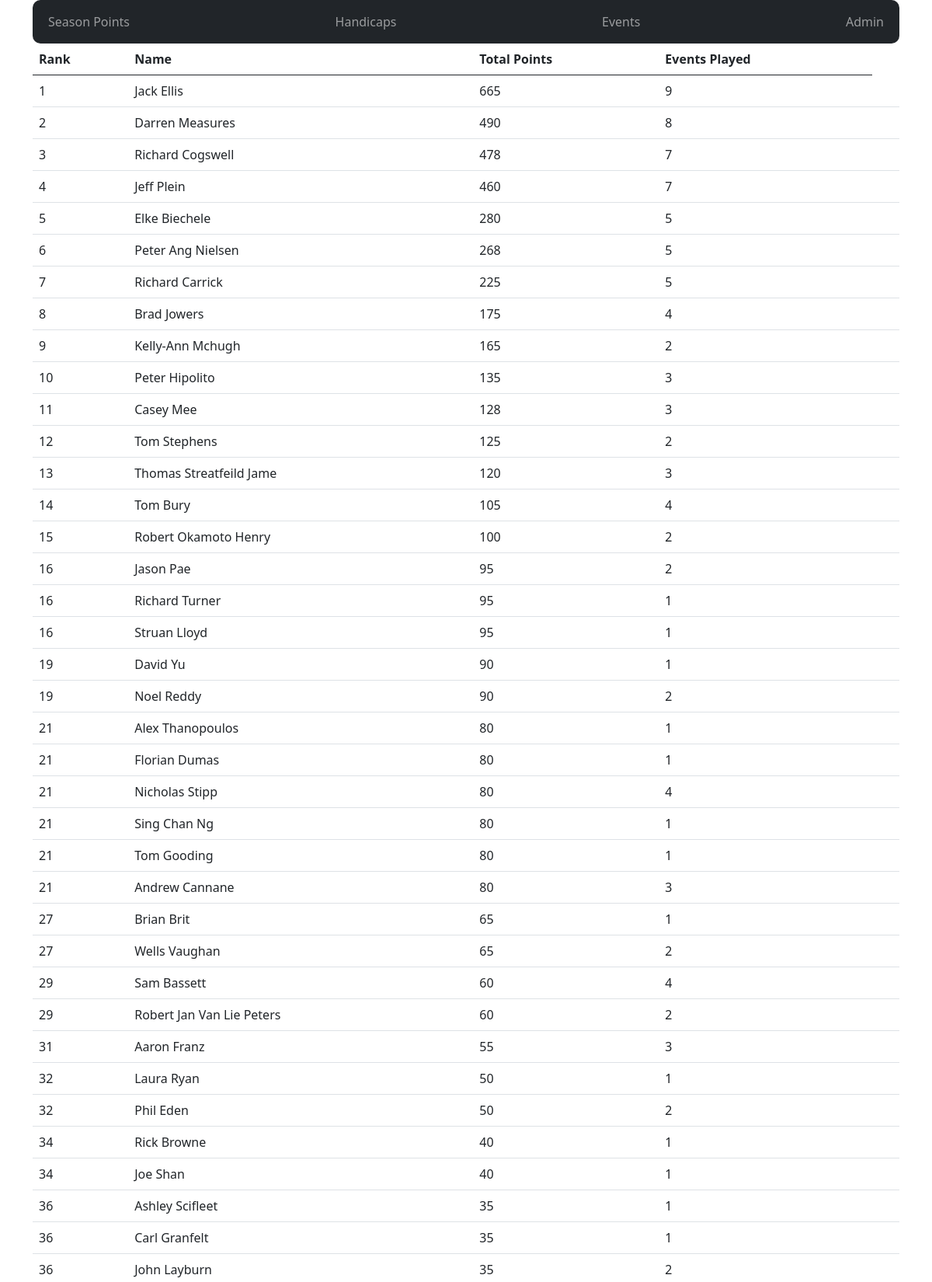
Screenshot of /season_points/ (upper part) with the database file from the repository.
### golf_league/models.py (models this page shows, shortened)
class LeaguePlayer(models.Model):
    first_name = models.CharField(max_length=200,null=True, blank=True)
    last_name = models.CharField(max_length=200,null=True, blank=True)
    gender = models.CharField(max_length=1,choices=[("M","Male"),("F","Female")])

### golf_league/views.py (the view)
# urls.py: path("season_points/", views.SeasonPoints_ListView.as_view(), name = 'season_points'),
class SeasonPoints_ListView(View):
    template_name = 'golf_league/season_points.html'
    def get(self, request):
        playedrounds = PlayedRound.objects.filter(event_player__league_event__leagueseason__name = '2025').values('event_player__golfer','event_player__golfer__first_name','event_player__golfer__last_name').annotate(coconut_pts=Sum('coconut_pts')).annotate(event_count=Count('event_player__league_event')).order_by('-coconut_pts')
        temp_list = [x['coconut_pts'] for x in playedrounds]
        for record in playedrounds:
            record["rank"] = temp_list.index(record['coconut_pts'])+1
        ctx = {'rounds': playedrounds}
        return render(request, self.template_name, ctx)

### golf_league/templates/golf_league/season_points.html
{% extends 'base_menu.html' %}
{% block content %}
<table class="table">
  <thead>
    <tr>
      <th scope="col">Rank</th>
      <th scope="col">Name</th>
      <th scope="col">Total Points</th>
      <th scope="col">Events Played</th>
    </tr>
  </thead>
  <tbody>
    {% for golfer in rounds %}
      <tr>
        <td>{{ golfer.rank }}</td>
        <td>{{ golfer.event_player__golfer__first_name }} {{ golfer.event_player__golfer__last_name }}</td>
        <td>{{ golfer.coconut_pts }}</td>
        <td>{{ golfer.event_count }}</td>
        <td>{{ players.golfer.event_player__golfer }}</td>
      </tr>
    {% endfor %}
  </tbody>
</table>
{% endblock %}

### rows the page displays
LeaguePlayer: rank "1", event_player__golfer__first_name "Jack", event_player__golfer__last_name "Ellis", coconut_pts "665", event_count "9"
LeaguePlayer: rank "2", event_player__golfer__first_name "Darren", event_player__golfer__last_name "Measures", coconut_pts "490", event_count "8"
LeaguePlayer: rank "3", event_player__golfer__first_name "Richard", event_player__golfer__last_name "Cogswell", coconut_pts "478", event_count "7"
LeaguePlayer: rank "4", event_player__golfer__first_name "Jeff", event_player__golfer__last_name "Plein", coconut_pts "460", event_count "7"
LeaguePlayer: rank "5", event_player__golfer__first_name "Elke", event_player__golfer__last_name "Biechele", coconut_pts "280", event_count "5"
LeaguePlayer: rank "6", event_player__golfer__first_name "Peter", event_player__golfer__last_name "Ang Nielsen", coconut_pts "268", event_count "5"
LeaguePlayer: rank "7", event_player__golfer__first_name "Richard", event_player__golfer__last_name "Carrick", coconut_pts "225", event_count "5"
LeaguePlayer: rank "8", event_player__golfer__first_name "Brad", event_player__golfer__last_name "Jowers", coconut_pts "175", event_count "4"
LeaguePlayer: rank "9", event_player__golfer__first_name "Kelly-Ann", event_player__golfer__last_name "Mchugh", coconut_pts "165", event_count "2"
LeaguePlayer: rank "10", event_player__golfer__first_name "Peter", event_player__golfer__last_name "Hipolito", coconut_pts "135", event_count "3"
LeaguePlayer: rank "11", event_player__golfer__first_name "Casey", event_player__golfer__last_name "Mee", coconut_pts "128", event_count "3"
LeaguePlayer: rank "12", event_player__golfer__first_name "Tom", event_player__golfer__last_name "Stephens", coconut_pts "125", event_count "2"
LeaguePlayer: rank "13", event_player__golfer__first_name "Thomas", event_player__golfer__last_name "Streatfeild Jame", coconut_pts "120", event_count "3"
LeaguePlayer: rank "14", event_player__golfer__first_name "Tom", event_player__golfer__last_name "Bury", coconut_pts "105", event_count "4"
LeaguePlayer: rank "15", event_player__golfer__first_name "Robert", event_player__golfer__last_name "Okamoto Henry", coconut_pts "100", event_count "2"
LeaguePlayer: rank "16", event_player__golfer__first_name "Jason", event_player__golfer__last_name "Pae", coconut_pts "95", event_count "2"
LeaguePlayer: rank "16", event_player__golfer__first_name "Richard", event_player__golfer__last_name "Turner", coconut_pts "95", event_count "1"
LeaguePlayer: rank "16", event_player__golfer__first_name "Struan", event_player__golfer__last_name "Lloyd", coconut_pts "95", event_count "1"
LeaguePlayer: rank "19", event_player__golfer__first_name "David", event_player__golfer__last_name "Yu", coconut_pts "90", event_count "1"
LeaguePlayer: rank "19", event_player__golfer__first_name "Noel", event_player__golfer__last_name "Reddy", coconut_pts "90", event_count "2"
LeaguePlayer: rank "21", event_player__golfer__first_name "Alex", event_player__golfer__last_name "Thanopoulos", coconut_pts "80", event_count "1"
LeaguePlayer: rank "21", event_player__golfer__first_name "Florian", event_player__golfer__last_name "Dumas", coconut_pts "80", event_count "1"
LeaguePlayer: rank "21", event_player__golfer__first_name "Nicholas", event_player__golfer__last_name "Stipp", coconut_pts "80", event_count "4"
LeaguePlayer: rank "21", event_player__golfer__first_name "Sing", event_player__golfer__last_name "Chan Ng", coconut_pts "80", event_count "1"
LeaguePlayer: rank "21", event_player__golfer__first_name "Tom", event_player__golfer__last_name "Gooding", coconut_pts "80", event_count "1"
LeaguePlayer: rank "21", event_player__golfer__first_name "Andrew", event_player__golfer__last_name "Cannane", coconut_pts "80", event_count "3"
LeaguePlayer: rank "27", event_player__golfer__first_name "Brian", event_player__golfer__last_name "Brit", coconut_pts "65", event_count "1"
LeaguePlayer: rank "27", event_player__golfer__first_name "Wells", event_player__golfer__last_name "Vaughan", coconut_pts "65", event_count "2"
LeaguePlayer: rank "29", event_player__golfer__first_name "Sam", event_player__golfer__last_name "Bassett", coconut_pts "60", event_count "4"
LeaguePlayer: rank "29", event_player__golfer__first_name "Robert", event_player__golfer__last_name "Jan Van Lie Peters", coconut_pts "60", event_count "2"
LeaguePlayer: rank "31", event_player__golfer__first_name "Aaron", event_player__golfer__last_name "Franz", coconut_pts "55", event_count "3"
LeaguePlayer: rank "32", event_player__golfer__first_name "Laura", event_player__golfer__last_name "Ryan", coconut_pts "50", event_count "1"
LeaguePlayer: rank "32", event_player__golfer__first_name "Phil", event_player__golfer__last_name "Eden", coconut_pts "50", event_count "2"
LeaguePlayer: rank "34", event_player__golfer__first_name "Rick", event_player__golfer__last_name "Browne", coconut_pts "40", event_count "1"
LeaguePlayer: rank "34", event_player__golfer__first_name "Joe", event_player__golfer__last_name "Shan", coconut_pts "40", event_count "1"
LeaguePlayer: rank "36", event_player__golfer__first_name "Ashley", event_player__golfer__last_name "Scifleet", coconut_pts "35", event_count "1"
LeaguePlayer: rank "36", event_player__golfer__first_name "Carl", event_player__golfer__last_name "Granfelt", coconut_pts "35", event_count "1"
LeaguePlayer: rank "36", event_player__golfer__first_name "John", event_player__golfer__last_name "Layburn", coconut_pts "35", event_count "2"
